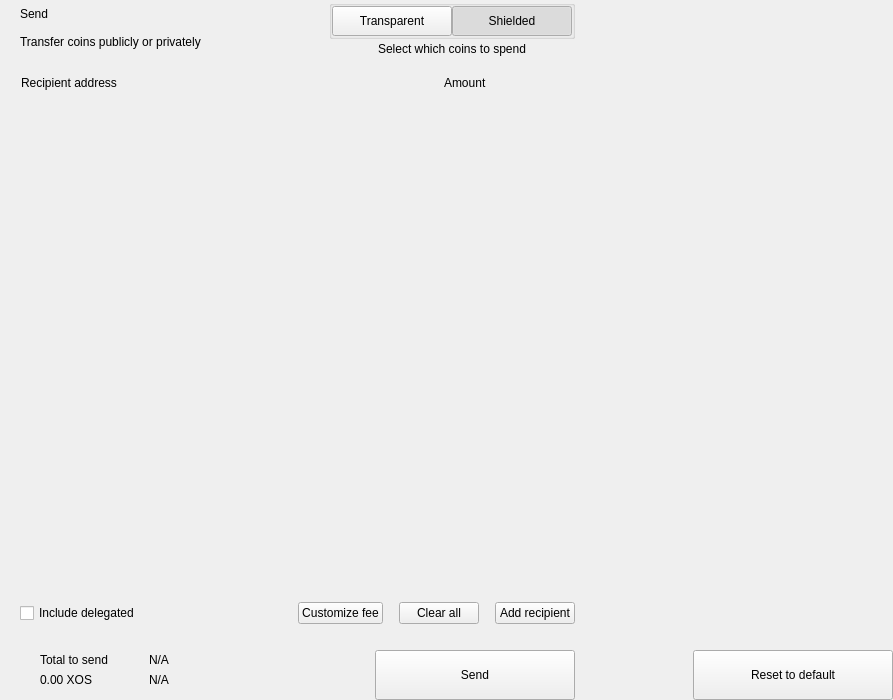
<?xml version="1.0" encoding="UTF-8"?>
<ui version="4.0">
 <class>send</class>
 <widget class="QWidget" name="send">
  <property name="geometry">
   <rect>
    <x>0</x>
    <y>0</y>
    <width>893</width>
    <height>700</height>
   </rect>
  </property>
  <property name="windowTitle">
   <string notr="true">N/A</string>
  </property>
  <layout class="QHBoxLayout" name="horizontalLayout_2" stretch="2,1">
   <property name="spacing">
    <number>0</number>
   </property>
   <property name="leftMargin">
    <number>0</number>
   </property>
   <property name="topMargin">
    <number>0</number>
   </property>
   <property name="rightMargin">
    <number>0</number>
   </property>
   <property name="bottomMargin">
    <number>0</number>
   </property>
   <item>
    <widget class="QWidget" name="left" native="true">
     <layout class="QVBoxLayout" name="verticalLayout_3">
      <property name="spacing">
       <number>0</number>
      </property>
      <property name="leftMargin">
       <number>0</number>
      </property>
      <property name="topMargin">
       <number>0</number>
      </property>
      <property name="rightMargin">
       <number>0</number>
      </property>
      <property name="bottomMargin">
       <number>0</number>
      </property>
      <item>
       <layout class="QVBoxLayout" name="verticalLayout_22" stretch="0,0,0,1,0,0,0,0">
        <property name="spacing">
         <number>0</number>
        </property>
        <item>
         <layout class="QHBoxLayout" name="horizontalLayout_3">
          <property name="spacing">
           <number>0</number>
          </property>
          <property name="leftMargin">
           <number>20</number>
          </property>
          <property name="rightMargin">
           <number>20</number>
          </property>
          <item>
           <layout class="QVBoxLayout" name="verticalLayout">
            <property name="spacing">
             <number>0</number>
            </property>
            <item>
             <widget class="QLabel" name="labelTitle">
              <property name="text">
               <string>Send</string>
              </property>
              <property name="alignment">
               <set>Qt::AlignLeading|Qt::AlignLeft|Qt::AlignVCenter</set>
              </property>
             </widget>
            </item>
            <item>
             <widget class="QLabel" name="labelSubtitle1">
              <property name="text">
               <string>Transfer coins publicly or privately</string>
              </property>
             </widget>
            </item>
           </layout>
          </item>
          <item>
           <spacer name="horizontalSpacer">
            <property name="orientation">
             <enum>Qt::Horizontal</enum>
            </property>
            <property name="sizeHint" stdset="0">
             <size>
              <width>40</width>
              <height>20</height>
             </size>
            </property>
           </spacer>
          </item>
          <item>
           <layout class="QVBoxLayout" name="verticalLayout_6">
            <property name="spacing">
             <number>3</number>
            </property>
            <item alignment="Qt::AlignHCenter">
             <widget class="QGroupBox" name="groupBox">
              <property name="styleSheet">
               <string notr="true">#groupBox{
padding-top:2px;
}</string>
              </property>
              <property name="title">
               <string/>
              </property>
              <property name="alignment">
               <set>Qt::AlignCenter</set>
              </property>
              <layout class="QHBoxLayout" name="horizontalLayout_4">
               <property name="spacing">
                <number>0</number>
               </property>
               <property name="leftMargin">
                <number>0</number>
               </property>
               <property name="topMargin">
                <number>0</number>
               </property>
               <property name="rightMargin">
                <number>0</number>
               </property>
               <property name="bottomMargin">
                <number>0</number>
               </property>
               <item>
                <widget class="QPushButton" name="pushLeft">
                 <property name="minimumSize">
                  <size>
                   <width>120</width>
                   <height>30</height>
                  </size>
                 </property>
                 <property name="maximumSize">
                  <size>
                   <width>120</width>
                   <height>30</height>
                  </size>
                 </property>
                 <property name="focusPolicy">
                  <enum>Qt::NoFocus</enum>
                 </property>
                 <property name="text">
                  <string>Transparent</string>
                 </property>
                 <property name="checkable">
                  <bool>true</bool>
                 </property>
                 <property name="autoExclusive">
                  <bool>true</bool>
                 </property>
                </widget>
               </item>
               <item>
                <widget class="QPushButton" name="pushRight">
                 <property name="minimumSize">
                  <size>
                   <width>120</width>
                   <height>30</height>
                  </size>
                 </property>
                 <property name="maximumSize">
                  <size>
                   <width>120</width>
                   <height>30</height>
                  </size>
                 </property>
                 <property name="focusPolicy">
                  <enum>Qt::NoFocus</enum>
                 </property>
                 <property name="text">
                  <string>Shielded</string>
                 </property>
                 <property name="checkable">
                  <bool>true</bool>
                 </property>
                 <property name="checked">
                  <bool>true</bool>
                 </property>
                 <property name="autoExclusive">
                  <bool>true</bool>
                 </property>
                </widget>
               </item>
              </layout>
             </widget>
            </item>
            <item alignment="Qt::AlignHCenter|Qt::AlignTop">
             <widget class="QLabel" name="labelSubtitle2">
              <property name="styleSheet">
               <string notr="true"/>
              </property>
              <property name="text">
               <string>Select which coins to spend</string>
              </property>
              <property name="alignment">
               <set>Qt::AlignCenter</set>
              </property>
              <property name="indent">
               <number>0</number>
              </property>
             </widget>
            </item>
           </layout>
          </item>
         </layout>
        </item>
        <item>
         <spacer name="verticalSpacer_2">
          <property name="orientation">
           <enum>Qt::Vertical</enum>
          </property>
          <property name="sizeType">
           <enum>QSizePolicy::Fixed</enum>
          </property>
          <property name="sizeHint" stdset="0">
           <size>
            <width>20</width>
            <height>20</height>
           </size>
          </property>
         </spacer>
        </item>
        <item>
         <layout class="QHBoxLayout" name="horizontalLayout" stretch="6,0,2">
          <property name="spacing">
           <number>0</number>
          </property>
          <property name="leftMargin">
           <number>10</number>
          </property>
          <property name="topMargin">
           <number>0</number>
          </property>
          <property name="rightMargin">
           <number>20</number>
          </property>
          <property name="bottomMargin">
           <number>0</number>
          </property>
          <item>
           <widget class="QLabel" name="labelSubtitleAddress">
            <property name="styleSheet">
             <string notr="true">margin-left:8px;</string>
            </property>
            <property name="text">
             <string>Recipient address</string>
            </property>
           </widget>
          </item>
          <item>
           <spacer name="horizontalSpacer_3">
            <property name="orientation">
             <enum>Qt::Horizontal</enum>
            </property>
            <property name="sizeType">
             <enum>QSizePolicy::Fixed</enum>
            </property>
            <property name="sizeHint" stdset="0">
             <size>
              <width>40</width>
              <height>1</height>
             </size>
            </property>
           </spacer>
          </item>
          <item>
           <widget class="QLabel" name="labelSubtitleAmount">
            <property name="text">
             <string>Amount</string>
            </property>
           </widget>
          </item>
         </layout>
        </item>
        <item>
         <widget class="QScrollArea" name="scrollArea">
          <property name="minimumSize">
           <size>
            <width>0</width>
            <height>350</height>
           </size>
          </property>
          <property name="styleSheet">
           <string notr="true">#scrollArea {
            background:transparent;
            margin-top:10px;
}</string>
          </property>
          <property name="horizontalScrollBarPolicy">
           <enum>Qt::ScrollBarAlwaysOff</enum>
          </property>
          <property name="sizeAdjustPolicy">
           <enum>QAbstractScrollArea::AdjustIgnored</enum>
          </property>
          <property name="widgetResizable">
           <bool>true</bool>
          </property>
          <property name="alignment">
           <set>Qt::AlignLeading|Qt::AlignLeft|Qt::AlignTop</set>
          </property>
          <widget class="QWidget" name="scrollAreaWidgetContents">
           <property name="geometry">
            <rect>
             <x>0</x>
             <y>0</y>
             <width>591</width>
             <height>16</height>
            </rect>
           </property>
           <property name="sizePolicy">
            <sizepolicy hsizetype="Preferred" vsizetype="Maximum">
             <horstretch>0</horstretch>
             <verstretch>0</verstretch>
            </sizepolicy>
           </property>
           <property name="autoFillBackground">
            <bool>false</bool>
           </property>
           <property name="styleSheet">
            <string notr="true">#scrollAreaWidgetContents {
             background:transparent;
             }</string>
           </property>
           <layout class="QVBoxLayout" name="verticalLayout_7">
            <property name="spacing">
             <number>0</number>
            </property>
            <property name="sizeConstraint">
             <enum>QLayout::SetDefaultConstraint</enum>
            </property>
            <property name="leftMargin">
             <number>0</number>
            </property>
            <property name="topMargin">
             <number>0</number>
            </property>
            <property name="rightMargin">
             <number>0</number>
            </property>
            <property name="bottomMargin">
             <number>0</number>
            </property>
           </layout>
          </widget>
         </widget>
        </item>
        <item>
         <spacer name="verticalSpacer_4">
          <property name="orientation">
           <enum>Qt::Vertical</enum>
          </property>
          <property name="sizeType">
           <enum>QSizePolicy::Fixed</enum>
          </property>
          <property name="sizeHint" stdset="0">
           <size>
            <width>20</width>
            <height>20</height>
           </size>
          </property>
         </spacer>
        </item>
        <item>
         <layout class="QHBoxLayout" name="horizontalLayout_20">
          <property name="spacing">
           <number>6</number>
          </property>
          <property name="leftMargin">
           <number>20</number>
          </property>
          <property name="rightMargin">
           <number>20</number>
          </property>
          <item>
           <widget class="QCheckBox" name="checkBoxDelegations">
            <property name="layoutDirection">
             <enum>Qt::LeftToRight</enum>
            </property>
            <property name="text">
             <string>Include delegated</string>
            </property>
           </widget>
          </item>
          <item>
           <spacer name="horizontalSpacer_4">
            <property name="orientation">
             <enum>Qt::Horizontal</enum>
            </property>
            <property name="sizeHint" stdset="0">
             <size>
              <width>10</width>
              <height>20</height>
             </size>
            </property>
           </spacer>
          </item>
          <item>
           <widget class="QPushButton" name="pushButtonFee">
            <property name="focusPolicy">
             <enum>Qt::NoFocus</enum>
            </property>
            <property name="text">
             <string>Customize fee</string>
            </property>
           </widget>
          </item>
          <item>
           <spacer name="horizontalSpacer_11">
            <property name="orientation">
             <enum>Qt::Horizontal</enum>
            </property>
            <property name="sizeType">
             <enum>QSizePolicy::Minimum</enum>
            </property>
            <property name="sizeHint" stdset="0">
             <size>
              <width>10</width>
              <height>20</height>
             </size>
            </property>
           </spacer>
          </item>
          <item>
           <widget class="QPushButton" name="pushButtonClear">
            <property name="focusPolicy">
             <enum>Qt::NoFocus</enum>
            </property>
            <property name="layoutDirection">
             <enum>Qt::RightToLeft</enum>
            </property>
            <property name="text">
             <string>Clear all</string>
            </property>
           </widget>
          </item>
          <item>
           <spacer name="horizontalSpacer_6">
            <property name="orientation">
             <enum>Qt::Horizontal</enum>
            </property>
            <property name="sizeType">
             <enum>QSizePolicy::Fixed</enum>
            </property>
            <property name="sizeHint" stdset="0">
             <size>
              <width>10</width>
              <height>20</height>
             </size>
            </property>
           </spacer>
          </item>
          <item>
           <widget class="QPushButton" name="pushButtonAddRecipient">
            <property name="focusPolicy">
             <enum>Qt::NoFocus</enum>
            </property>
            <property name="text">
             <string>Add recipient</string>
            </property>
           </widget>
          </item>
         </layout>
        </item>
        <item>
         <spacer name="verticalSpacer">
          <property name="orientation">
           <enum>Qt::Vertical</enum>
          </property>
          <property name="sizeType">
           <enum>QSizePolicy::Fixed</enum>
          </property>
          <property name="sizeHint" stdset="0">
           <size>
            <width>20</width>
            <height>16</height>
           </size>
          </property>
         </spacer>
        </item>
        <item>
         <layout class="QHBoxLayout" name="horizontalLayout_7">
          <property name="rightMargin">
           <number>20</number>
          </property>
          <item>
           <layout class="QHBoxLayout" name="horizontalLayout_10">
            <property name="spacing">
             <number>0</number>
            </property>
            <property name="leftMargin">
             <number>8</number>
            </property>
            <item>
             <widget class="QStackedWidget" name="stackedWidget">
              <property name="minimumSize">
               <size>
                <width>0</width>
                <height>60</height>
               </size>
              </property>
              <property name="maximumSize">
               <size>
                <width>16777215</width>
                <height>60</height>
               </size>
              </property>
              <widget class="QWidget" name="page1">
               <layout class="QVBoxLayout" name="verticalLayout_71" stretch="0">
                <property name="spacing">
                 <number>6</number>
                </property>
                <property name="leftMargin">
                 <number>12</number>
                </property>
                <property name="topMargin">
                 <number>0</number>
                </property>
                <property name="rightMargin">
                 <number>0</number>
                </property>
                <property name="bottomMargin">
                 <number>0</number>
                </property>
                <item>
                 <widget class="QWidget" name="coinWidget" native="true">
                  <property name="minimumSize">
                   <size>
                    <width>0</width>
                    <height>60</height>
                   </size>
                  </property>
                  <property name="maximumSize">
                   <size>
                    <width>16777215</width>
                    <height>60</height>
                   </size>
                  </property>
                  <layout class="QHBoxLayout" name="horizontalLayout_9">
                   <property name="spacing">
                    <number>0</number>
                   </property>
                   <property name="leftMargin">
                    <number>20</number>
                   </property>
                   <property name="topMargin">
                    <number>10</number>
                   </property>
                   <property name="rightMargin">
                    <number>20</number>
                   </property>
                   <property name="bottomMargin">
                    <number>10</number>
                   </property>
                   <item>
                    <layout class="QVBoxLayout" name="verticalSend">
                     <property name="spacing">
                      <number>0</number>
                     </property>
                     <item>
                      <widget class="QLabel" name="labelTitleTotalSend">
                       <property name="text">
                        <string>Total to send</string>
                       </property>
                      </widget>
                     </item>
                     <item>
                      <widget class="QLabel" name="labelAmountSend">
                       <property name="text">
                        <string notr="true">0.00 XOS</string>
                       </property>
                      </widget>
                     </item>
                    </layout>
                   </item>
                   <item>
                    <spacer name="horizontalSpacer_9">
                     <property name="orientation">
                      <enum>Qt::Horizontal</enum>
                     </property>
                     <property name="sizeType">
                      <enum>QSizePolicy::Fixed</enum>
                     </property>
                     <property name="sizeHint" stdset="0">
                      <size>
                       <width>20</width>
                       <height>20</height>
                      </size>
                     </property>
                    </spacer>
                   </item>
                   <item>
                    <widget class="QLabel" name="labelLine">
                     <property name="minimumSize">
                      <size>
                       <width>1</width>
                       <height>0</height>
                      </size>
                     </property>
                     <property name="maximumSize">
                      <size>
                       <width>1</width>
                       <height>16777215</height>
                      </size>
                     </property>
                     <property name="text">
                      <string/>
                     </property>
                    </widget>
                   </item>
                   <item>
                    <spacer name="horizontalSpacer_10">
                     <property name="orientation">
                      <enum>Qt::Horizontal</enum>
                     </property>
                     <property name="sizeType">
                      <enum>QSizePolicy::Fixed</enum>
                     </property>
                     <property name="sizeHint" stdset="0">
                      <size>
                       <width>20</width>
                       <height>20</height>
                      </size>
                     </property>
                    </spacer>
                   </item>
                   <item>
                    <layout class="QVBoxLayout" name="verticalRemaining">
                     <property name="spacing">
                      <number>0</number>
                     </property>
                     <item>
                      <widget class="QLabel" name="labelTitleTotalRemaining">
                       <property name="text">
                        <string notr="true">N/A</string>
                       </property>
                      </widget>
                     </item>
                     <item>
                      <widget class="QLabel" name="labelAmountRemaining">
                       <property name="text">
                        <string notr="true">N/A</string>
                       </property>
                      </widget>
                     </item>
                    </layout>
                   </item>
                  </layout>
                 </widget>
                </item>
               </layout>
              </widget>
              <widget class="QWidget" name="page_2"/>
             </widget>
            </item>
           </layout>
          </item>
          <item>
           <spacer name="horizontalSpacer_5">
            <property name="orientation">
             <enum>Qt::Horizontal</enum>
            </property>
            <property name="sizeType">
             <enum>QSizePolicy::Expanding</enum>
            </property>
            <property name="sizeHint" stdset="0">
             <size>
              <width>40</width>
              <height>20</height>
             </size>
            </property>
           </spacer>
          </item>
          <item alignment="Qt::AlignBottom">
           <widget class="QPushButton" name="pushButtonSave">
            <property name="minimumSize">
             <size>
              <width>200</width>
              <height>50</height>
             </size>
            </property>
            <property name="maximumSize">
             <size>
              <width>200</width>
              <height>50</height>
             </size>
            </property>
            <property name="focusPolicy">
             <enum>Qt::NoFocus</enum>
            </property>
            <property name="text">
             <string>Send</string>
            </property>
           </widget>
          </item>
         </layout>
        </item>
       </layout>
      </item>
     </layout>
    </widget>
   </item>
   <item>
    <widget class="QWidget" name="right" native="true">
     <layout class="QVBoxLayout" name="verticalLayout_5">
      <property name="leftMargin">
       <number>0</number>
      </property>
      <property name="topMargin">
       <number>0</number>
      </property>
      <property name="rightMargin">
       <number>0</number>
      </property>
      <property name="bottomMargin">
       <number>0</number>
      </property>
      <item>
       <layout class="QVBoxLayout" name="verticalLayout_4">
        <property name="spacing">
         <number>6</number>
        </property>
        <item>
         <widget class="OptionButton" name="btnCoinControl" native="true">
          <property name="minimumSize">
           <size>
            <width>0</width>
            <height>50</height>
           </size>
          </property>
         </widget>
        </item>
        <item>
         <widget class="OptionButton" name="btnChangeAddress" native="true">
          <property name="minimumSize">
           <size>
            <width>0</width>
            <height>50</height>
           </size>
          </property>
         </widget>
        </item>
        <item>
         <widget class="OptionButton" name="btnUri" native="true">
          <property name="minimumSize">
           <size>
            <width>0</width>
            <height>50</height>
           </size>
          </property>
         </widget>
        </item>
        <item>
         <widget class="OptionButton" name="btnShieldCoins" native="true">
          <property name="minimumSize">
           <size>
            <width>0</width>
            <height>50</height>
           </size>
          </property>
         </widget>
        </item>
        <item>
         <spacer name="verticalSpacer_5">
          <property name="orientation">
           <enum>Qt::Vertical</enum>
          </property>
          <property name="sizeHint" stdset="0">
           <size>
            <width>20</width>
            <height>40</height>
           </size>
          </property>
         </spacer>
        </item>
        <item>
         <layout class="QHBoxLayout" name="horizontalLayout_8">
          <item>
           <spacer name="horizontalSpacer_7">
            <property name="orientation">
             <enum>Qt::Horizontal</enum>
            </property>
            <property name="sizeHint" stdset="0">
             <size>
              <width>40</width>
              <height>20</height>
             </size>
            </property>
           </spacer>
          </item>
          <item>
           <widget class="QPushButton" name="pushButtonReset">
            <property name="minimumSize">
             <size>
              <width>200</width>
              <height>50</height>
             </size>
            </property>
            <property name="maximumSize">
             <size>
              <width>200</width>
              <height>50</height>
             </size>
            </property>
            <property name="focusPolicy">
             <enum>Qt::NoFocus</enum>
            </property>
            <property name="text">
             <string>Reset to default</string>
            </property>
           </widget>
          </item>
         </layout>
        </item>
       </layout>
      </item>
     </layout>
    </widget>
   </item>
  </layout>
 </widget>
 <customwidgets>
  <customwidget>
   <class>OptionButton</class>
   <extends>QWidget</extends>
   <header>qt/oasis/optionbutton.h</header>
   <container>1</container>
  </customwidget>
 </customwidgets>
 <resources/>
 <connections/>
</ui>
